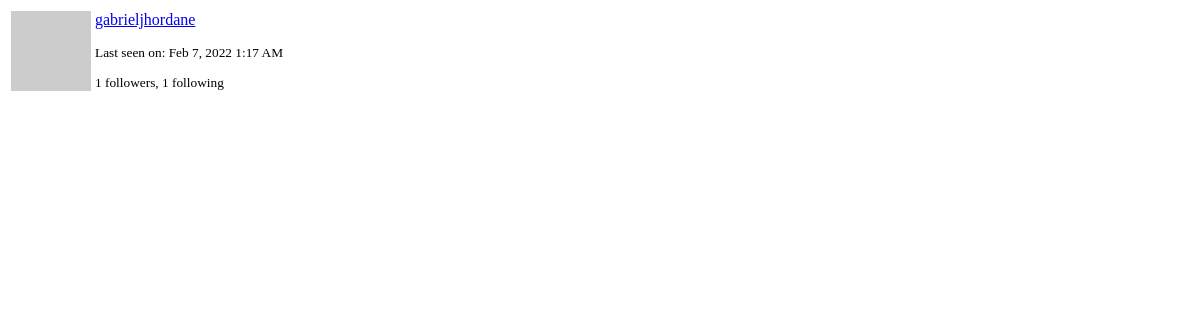
The page /user/gabrieljhordane/popup (signed in) on the database as committed earlier.
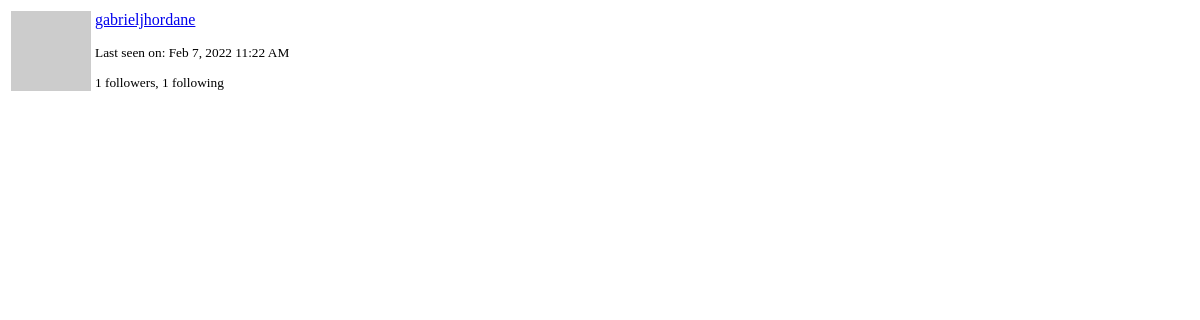
The same page on the database as committed later.
### app/models.py (models this page shows, shortened)
class PaginatedAPIMixin(object):
    @staticmethod
    def to_collection_dict(query, page, per_page, endpoint, **kwargs):
        resources = query.paginate(page, per_page, False)
        data = {
            'items': [item.to_dict() for item in resources.items],
            '_meta': {
                'page': page,
                'per_page': per_page,
                'total_pages': resources.pages,
                'total_items': resources.total
            },
            '_links': {
                'self': url_for(endpoint, page=page, per_page=per_page,
                                **kwargs),
                'next': url_for(endpoint, page=page + 1, per_page=per_page,
                                **kwargs) if resources.has_next else None,
                'prev': url_for(endpoint, page=page - 1, per_page=per_page,
                                **kwargs) if resources.has_prev else None
            }
        }
        return data

class User(PaginatedAPIMixin,UserMixin,db.Model):
    id = db.Column(db.Integer, primary_key=True)
    username = db.Column(db.String(64),index=True, unique=True)
    email = db.Column(db.String(120), index=True, unique=True)
    password_hash = db.Column(db.String(128))
    posts = db.relationship('Post', backref='author', lazy='dynamic')
    about = db.Column(db.String(140))
    last_seen = db.Column(db.DateTime, default=datetime.utcnow)
    followed = db.relationship(
        'User', secondary = followers,
        primaryjoin = (followers.c.follower_id == id),
        secondaryjoin = (followers.c.followed_id == id),
        backref = db.backref('followers', lazy='dynamic'),
        lazy='dynamic')
    messages_sent = db.relationship('Message',
                                    foreign_keys='Message.sender_id',
                                    backref='author', lazy='dynamic')
    messages_received = db.relationship('Message',
                                        foreign_keys='Message.recipient_id',
                                        backref='recipient', lazy='dynamic')
    last_message_read_time = db.Column(db.DateTime)
    notifications = db.relationship('Notification', backref='user',
                                    lazy='dynamic')
    tasks = db.relationship('Task', backref='user', lazy='dynamic')
    token = db.Column(db.String(32), index=True, unique=True)
    token_expiration = db.Column(db.DateTime)
    def avatar (self, size):
        digest = md5(self.email.lower().encode('utf-8')).hexdigest()
        return 'https://www.gravatar.com/avatar/{}?d=identicon&s={}'.format(digest, size)

### app/main/routes.py (the view)
@bp.route('/user/<username>/popup')
@login_required
def user_popup(username):
    user = User.query.filter_by(username=username).first_or_404()
    form = EmptyForm()
    return render_template('user_popup.html', user=user, form=form)

### app/main/routes.py (called while the page is built)
@bp.before_app_request
def before_request():
    if current_user.is_authenticated:
        current_user.last_seen = datetime.utcnow()
        db.session.commit()
        g.search_form = SearchForm()
    g.locale = str(get_locale())

@bp.before_app_request
def before_request():
    if current_user.is_authenticated:
        current_user.last_seen = datetime.utcnow()
        db.session.commit()
        g.search_form = SearchForm()
    g.locale = str(get_locale())

### app/models.py (called while the page is built)
@login.user_loader
def loader_user(id):
    return User.query.get(int(id))

    @classmethod
    def before_commit(cls, session):
        session._changes = {
            'add': list(session.new),
            'update': list(session.dirty),
            'delete': list(session.deleted)
        }

### app/templates/user_popup.html (shortened to what this page needs)
<table class="table">
    <tr>
        <td width="64" style="border: 0px;"><img src="{{ user.avatar(64) }}"></td>
        <td style="border: 0px;">
            <p><a href="{{ url_for('main.user', username=user.username) }}">
                {{ user.username }}
            </a></p>
            <small>
                {% if user.last_seen %}
                <p>{{ _('Last seen on') }}: {{ moment(user.last_seen).format('lll') }}</p>
                {% endif %}
                <p>
                    {{ _('%(count)d followers', count=user.followers.count()) }},
                    {{ _('%(count)d following', count=user.followed.count()) }}
                </p>
            </small>
        </td>
    </tr>
</table>

Rows that differ between the two databases and show on the page:
changed User "gabrieljhordane": last_seen "Feb 7, 2022 1:17 AM" → "Feb 7, 2022 11:22 AM"
